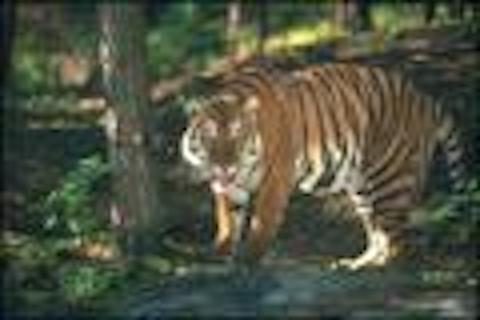
#> input picture Pandas/tiger.jpg, 480 x 320 px
$ python '클러스터링.py'
#> lines starting #> are read from the running program, lines starting #| are printed output that depends on the picture
import cv2
import numpy as np

# 이미지 파일을 읽어들입니다.
img = cv2.imread("tiger.jpg")
#> img is the input picture: shape (320, 480, 3); mean B, G, R 64.9, 82.4, 78.5

# 이미지를 벡터 형태로 변환합니다.
vectorized = img.reshape((-1,3))
vectorized = np.float32(vectorized)

# k-means 알고리즘을 실행합니다.1
K = [2, 3, 5] # k 값을 설정합니다.

for k in K:
    criteria = (cv2.TERM_CRITERIA_EPS + cv2.TERM_CRITERIA_MAX_ITER, 10, 1.0)
    ret, label, center = cv2.kmeans(vectorized, k, None, criteria, 10, cv2.KMEANS_RANDOM_CENTERS)

    # 센터 값을 8비트로 변환합니다.
    center = np.uint8(center)

    # 레이블을 이미지 형태로 변환합니다.
    res = center[label.flatten()]
    result_image = res.reshape((img.shape))

    # 결과 이미지를 출력합니다.
    cv2.imshow('k = ' + str(k), result_image)
    cv2.waitKey(0)
#> this loop made 3 passes
#> (ret, center) on passes 1 to 2: (242100411.3, [[100, 127, 137], [52, 66, 58]]), (138934274, [[133, 164, 175], [76, 98, 101], [47, 59, 49]])
#> ret on pass 3: 76787199.9
#> pass 1, `result_image = res.reshape((img.shape))`:
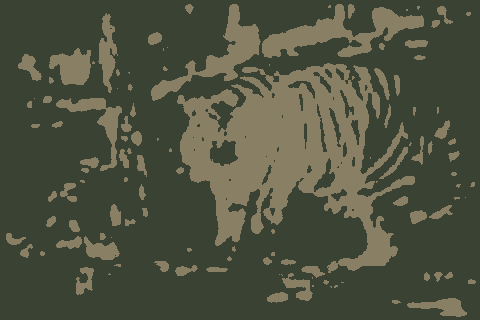
#> result_image: shape (320, 480, 3); mean B, G, R 64.3, 81.6, 78.2
#> pass 2, `result_image = res.reshape((img.shape))`:
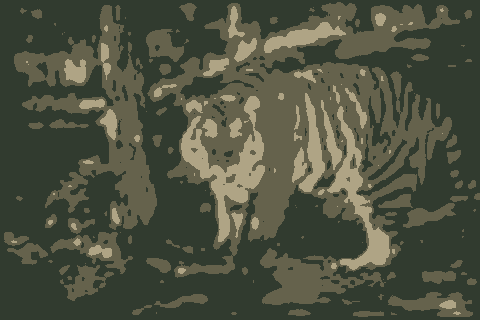
#> result_image: shape (320, 480, 3); mean B, G, R 64.4, 81.5, 77.8
#> pass 3, `result_image = res.reshape((img.shape))`:
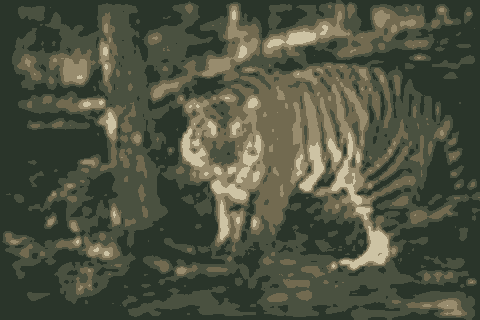
#> result_image: shape (320, 480, 3); mean B, G, R 64.5, 82, 77.9

cv2.destroyAllWindows()
